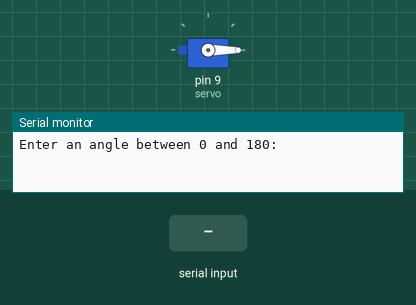
Simulated run of this sketch. Board: Arduino Uno, built with avr-gcc and run on an emulated ATmega328P. Shown: servo, the last lines printed to the serial monitor. The inputs (shaded band) are chosen by the test bench.

Above: at 1.2 s.
1.3 s: "90,45\n" received over Serial
At 2.6 s:
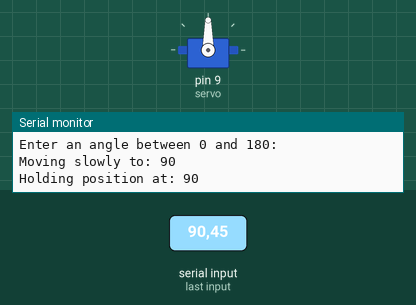
3.7 s: "30,150\n" received over Serial
At 5.4 s:
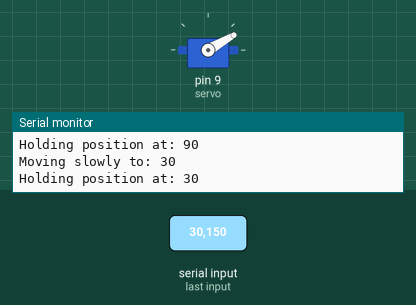
5.8 s: "90\n" received over Serial
At 6.26 s:
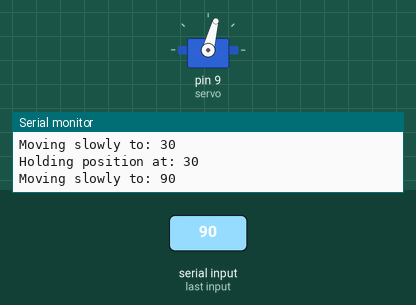
Timing chart, 0 to 8.8 s (numbered marks = the images above; inputs shaded):
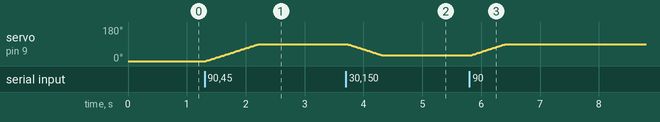

Measured:
- after the input at 1.3 s, servo on pin 9 (servo): moves from 0° to 90° over 0.91 s, starting at once
- after the input at 3.7 s, servo on pin 9 (servo): moves from 90° to 30° over 0.60 s, starting at once
- after the input at 5.8 s, servo on pin 9 (servo): moves from 30° to 90° over 0.60 s, starting at once

The sketch:

servo_adjustment.ino
```cpp
#include <Servo.h>

Servo servo;

int currentPos = 0;  // Tracks where the servo currently is
int targetPos = 0;   // Stores the angle you type in the Serial Monitor
int stepDelay = 10;  // Adjust this to change speed (higher = slower)

void setup() {
  Serial.begin(9600);   // Start serial communication
  servo.attach(9);      // Servo signal on pin 9
  servo.write(currentPos); // Initialize at 0 degrees

  Serial.println("Enter an angle between 0 and 180:");
}

void loop() {
  // The code stays right here doing nothing until you input a new angle
  if (Serial.available() > 0) {

    // Read the incoming integer
    int input = Serial.parseInt();

    // Clear any leftover characters (like spaces or newlines) so they don't mess up the next input
    while(Serial.available() > 0) {
      Serial.read();
      delay(2);
    }

    // Make sure the input is a valid servo angle
    if (input >= 0 && input <= 180) {
      targetPos = input;
      Serial.print("Moving slowly to: ");
      Serial.println(targetPos);

      // Move SLOWLY to the target position
      moveSlowlyTo(targetPos);
    } else {
      Serial.println("Invalid angle! Please enter a value between 0 and 180.");
    }
  }
}

// Function to smoothly step the servo to the new position
void moveSlowlyTo(int target) {
  // If the target is greater than the current position, move forward
  if (currentPos < target) {
    for (int i = currentPos; i <= target; i++) {
      servo.write(i);
      delay(stepDelay);
    }
  }
  // If the target is less than the current position, move backward
  else if (currentPos > target) {
    for (int i = currentPos; i >= target; i--) {
      servo.write(i);
      delay(stepDelay);
    }
  }

  // Update the current position tracker
  currentPos = target;
  Serial.print("Holding position at: ");
  Serial.println(currentPos);
}
```
